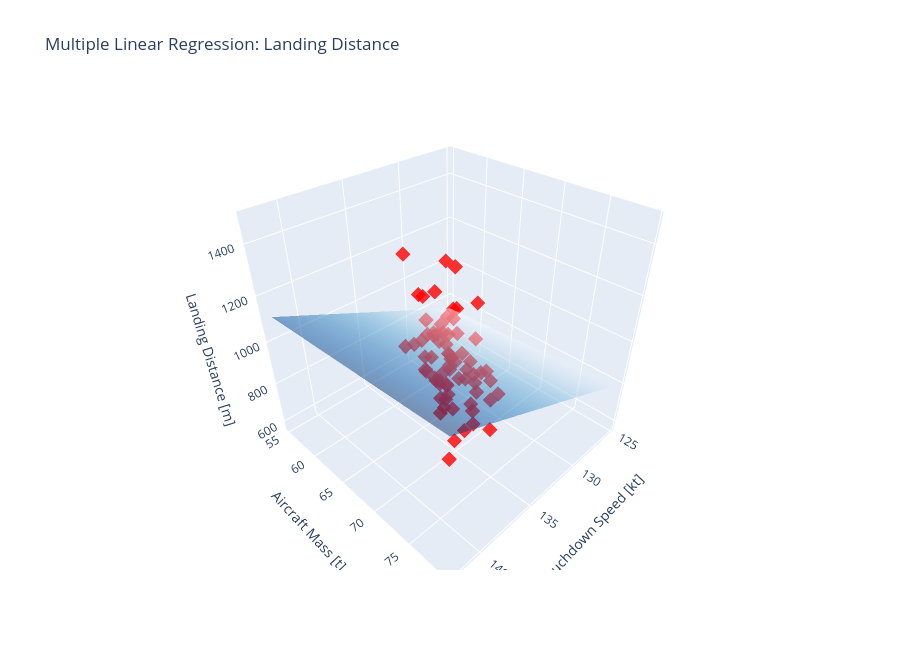

Notebook code cell kept with this figure:
### Code cell
import plotly.graph_objects as go

# Extract data
x = df["touchdown_speed_kt"].astype(float).to_numpy()
y = df["aircraft_mass_ton"].astype(float).to_numpy()
z = df["landing_distance_m"].astype(float).to_numpy()

# Create grid for plane
x_grid = np.linspace(x.min(), x.max(), 30)
y_grid = np.linspace(y.min(), y.max(), 30)
Xg, Yg = np.meshgrid(x_grid, y_grid)

grid_df = pd.DataFrame({
    "touchdown_speed_kt": Xg.ravel(),
    "aircraft_mass_ton": Yg.ravel()
})

# IMPORTANT: add constant for statsmodels
grid_df_sm = sm.add_constant(grid_df, has_constant="add")

# Predict with statsmodels fitted results (assumes you have `results = sm.OLS(...).fit()`)
Zg = results.predict(grid_df_sm).to_numpy().reshape(Xg.shape)

fig = go.Figure()

# Observed data points
fig.add_trace(
    go.Scatter3d(
        x=x,
        y=y,
        z=z,
        mode="markers",
        marker=dict(
            size=5,
            symbol="diamond",
            color="red",
            opacity=0.8
        ),
        name="Observed data"
    )
)

# Regression plane
fig.add_trace(
    go.Surface(
        x=Xg,
        y=Yg,
        z=Zg,
        opacity=0.5,
        colorscale="Blues",
        showscale=False,
        name="Linear regression plane"
    )
)

# Layout
fig.update_layout(
    title="Multiple Linear Regression: Landing Distance",
    scene=dict(
        xaxis_title="Touchdown Speed [kt]",
        yaxis_title="Aircraft Mass [t]",
        zaxis_title="Landing Distance [m]",
    ),
    width=900,
    height=650,
)

fig.show()

### Figure 1 — Plotly figure (JSON) as saved in the notebook; plotly's stock layout.template omitted (floating-point values rounded to 4 significant figures; data arrays with more than 128 entries replaced by an {"elided": "..."} marker saying what was removed)
{"data": [{"marker": {"color": "red", "opacity": 0.8, "size": 5, "symbol": "diamond"}, "mode": "markers", "name": "Observed data", "type": "scatter3d", "x": [139.8, 133.2, 136.8, 134.8, 127.0, 141.9, 138.2, 139.7, 128.4, 134.0, 133.9, 139.6, 137.3, 137.5, 132.9, 129.9, 132.8, 129.4, 137.9, 136.2, 138.9, 133.3, 142.2, 139.6, 137.4, 130.0, 130.6, 125.2, 127.0, 134.9, 138.5, 139.0, 131.2, 135.2, 133.2, 131.6, 127.4, 133.6, 128.7, 136.0, 135.2, 135.5, 138.0, 132.3, 137.8, 135.7, 133.0, 130.4, 137.4, 129.5, 133.5, 127.1, 136.3, 137.0, 137.6, 140.9, 135.5, 136.0, 132.4, 126.7, 135.4, 132.1, 134.5, 135.3, 137.5, 134.6, 132.3, 129.6, 128.6, 135.2], "y": [74.3, 66.0, 76.5, 72.4, 57.4, 79.4, 74.0, 74.7, 58.2, 66.3, 64.3, 78.2, 71.1, 75.6, 66.1, 60.7, 68.9, 56.6, 75.7, 70.8, 74.0, 63.9, 79.3, 77.3, 74.5, 59.9, 66.7, 56.1, 58.9, 72.1, 73.6, 79.2, 63.1, 64.3, 66.7, 59.7, 58.2, 66.9, 60.7, 71.7, 65.9, 75.8, 72.5, 62.8, 75.8, 75.1, 64.7, 62.2, 72.1, 58.5, 60.0, 55.2, 74.7, 71.6, 72.6, 74.5, 66.5, 69.2, 58.5, 57.9, 71.7, 66.8, 69.1, 74.1, 70.9, 68.8, 69.0, 62.6, 55.8, 65.9], "z": [1172.0, 1310.0, 1037.0, 911.0, 674.0, 1133.0, 987.0, 1039.0, 783.0, 711.0, 985.0, 1080.0, 998.0, 1399.0, 822.0, 821.0, 917.0, 927.0, 1039.0, 1040.0, 1018.0, 850.0, 1071.0, 1029.0, 1136.0, 802.0, 921.0, 983.0, 846.0, 988.0, 1028.0, 1061.0, 840.0, 974.0, 896.0, 807.0, 580.0, 938.0, 914.0, 994.0, 948.0, 1004.0, 1096.0, 907.0, 1008.0, 1051.0, 936.0, 945.0, 1022.0, 768.0, 833.0, 878.0, 1094.0, 993.0, 996.0, 1486.0, 900.0, 929.0, 1220.0, 765.0, 974.0, 893.0, 969.0, 1057.0, 1015.0, 987.0, 799.0, 845.0, 768.0, 887.0]}, {"colorscale": [[0, "rgb(247,251,255)"], [0.125, "rgb(222,235,247)"], [0.25, "rgb(198,219,239)"], [0.375, "rgb(158,202,225)"], [0.5, "rgb(107,174,214)"], [0.625, "rgb(66,146,198)"], [0.75, "rgb(33,113,181)"], [0.875, "rgb(8,81,156)"], [1, "rgb(8,48,107)"]], "name": "Linear regression plane", "opacity": 0.5, "showscale": false, "type": "surface", "x": {"elided": "30x30 float values"}, "y": {"elided": "30x30 float values"}, "z": {"elided": "30x30 float values"}}], "layout": {"height": 650, "scene": {"xaxis": {"title": {"text": "Touchdown Speed [kt]"}}, "yaxis": {"title": {"text": "Aircraft Mass [t]"}}, "zaxis": {"title": {"text": "Landing Distance [m]"}}}, "title": {"text": "Multiple Linear Regression: Landing Distance"}, "width": 900}}
